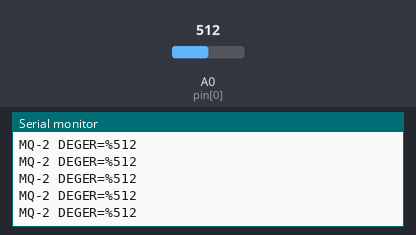
Bench run of a sketch on a simulated Arduino Uno, built with avr-gcc and run on an emulated ATmega328P. On the bench: the last lines printed to the serial monitor. The inputs (shaded band) are chosen by the test bench; at power-on: A0 (pin[0]) = 512.

Above: at 1.2 s.
1.3 s: A0 (pin[0]) set to 986
At 2.4 s:
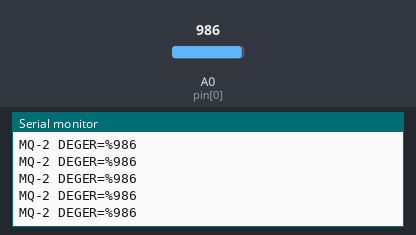
4.3 s: A0 (pin[0]) set to 1006
At 5.4 s:
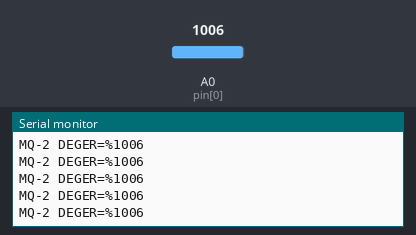
Timing chart, 0 to 7.3 s (numbered marks = the images above; inputs shaded):
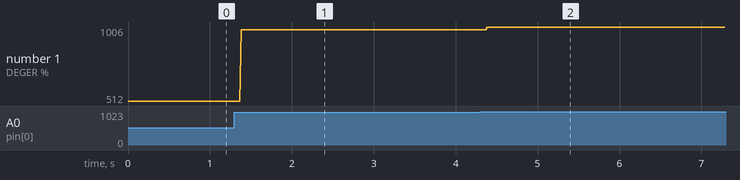

The sketch:

MQ-2.ino
```cpp
int pin[]={A0};
struct sensor_deger {

   int gelen_deger;
   int fonk_deger;

};
struct sensor_deger sens;


void setup() {
  Serial.begin(9600);
  for(int i=0; i<1; i++) pinMode(pin[i],INPUT);

}
void loop() {
  sens.gelen_deger=sensor_okuma(pin[0]);
  Serial.print("MQ-2 DEGER=%");
  Serial.println(sens.gelen_deger);

}

int sensor_okuma(int pin) {
  if(!bool(0))
  {
    sens.fonk_deger=analogRead(pin);
//    sens.fonk_deger=map(sens.fonk_deger,300,10000,0,100); //MQ-2 'nin datasheet üzerindeki 300-10000 ppm arası yoğunluk ölçebildiği belirtilmiştir.
  }

  return sens.fonk_deger;
}
```

Measured:
- after the input at 1.3 s, the serial monitor: prints a new line after 0.08 s (image 1)
- after the input at 4.3 s, the serial monitor: prints a new line after 0.09 s (image 2)
- plotted number 1: 512 → 986 after the input at 1.3 s, 986 → 1006 after the input at 4.3 s
